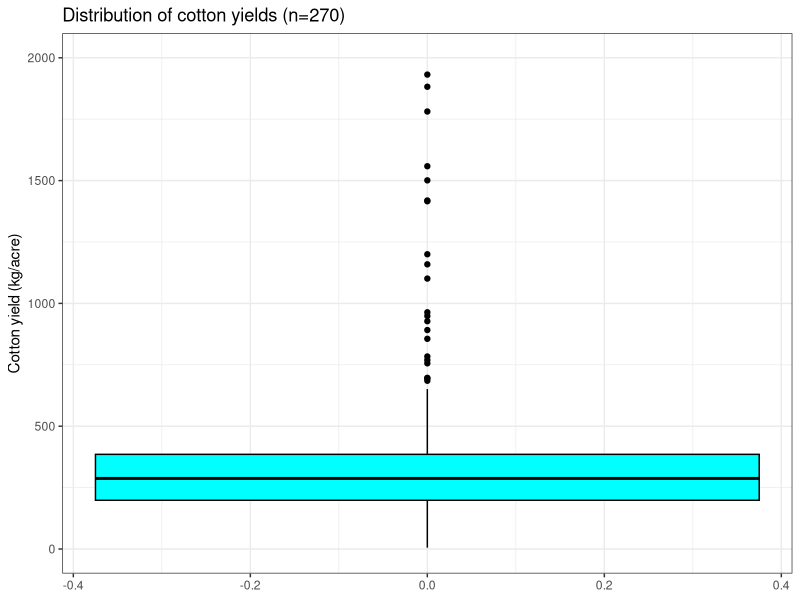
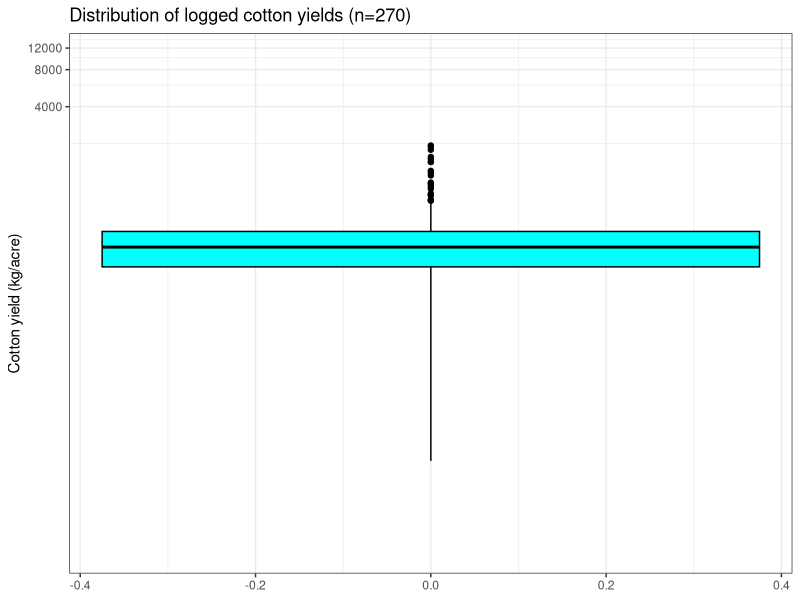
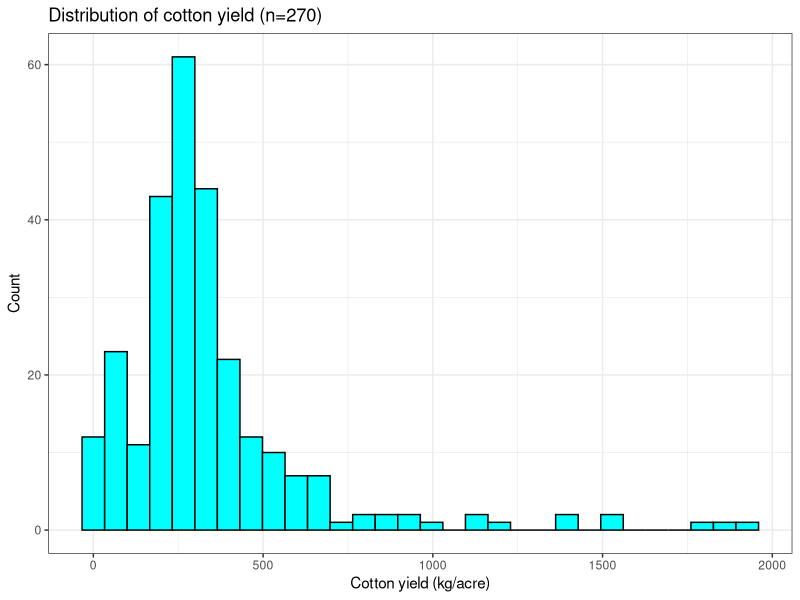
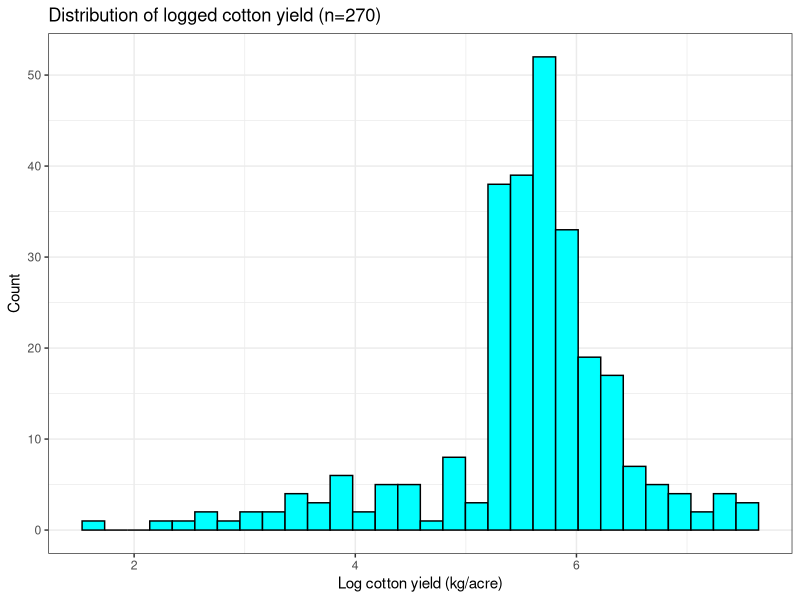
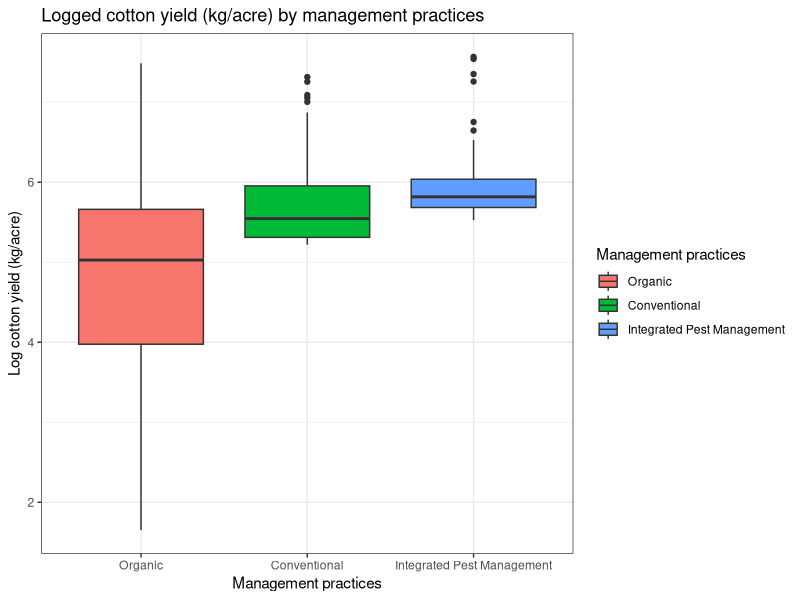
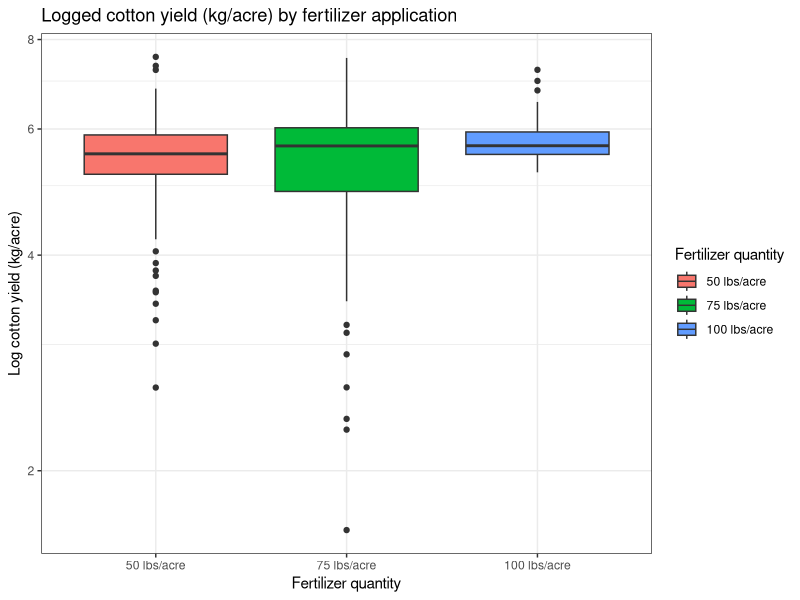
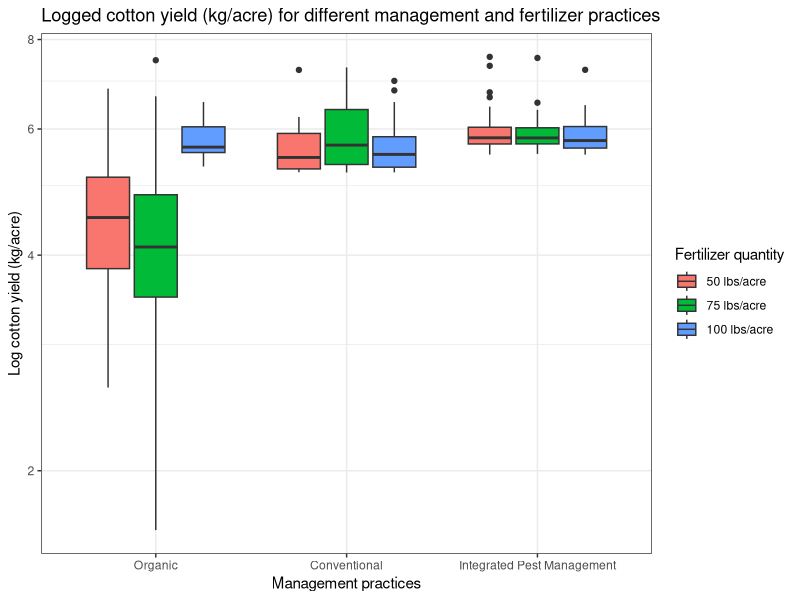

The R source for these figures, in order:
library(dplyr)
library(ggplot2)

#### Importing cotton data
cottondata<-read.csv("cotton2019.csv", header=TRUE)
table(cottondata$treatmentA)
table(cottondata$treatmentB)
colnames(cottondata)

#### Boxplot
ggplot(data = cottondata, aes(y = cottondata$cotton.kg)) +
  geom_boxplot(col="black", fill="cyan", alpha = 1) +
  labs(title="Distribution of cotton yields (n=270)", y = "Cotton yield (kg/acre)") +
  theme_bw() +
  ylim(c(0, 2000))

#### Boxplot for logged data

ggplot(data = cottondata, aes(y = cottondata$cotton.kg)) +
  geom_boxplot(col="black", fill="cyan", alpha = 1) +
  labs(title = "Distribution of logged cotton yields (n=270)", y = "Cotton yield (kg/acre)") +
  theme_bw() +
  coord_trans(y = "log10", limy = c(1, 10000))

#### Logged cotton yield looks better in terms of normality. Lets check using histogram

#### Histogram
ggplot(data=cottondata, aes(x=cottondata$cotton.kg)) +
  geom_histogram(col="black", fill="cyan", alpha = 1) +
  labs(title= "Distribution of cotton yield (n=270)", y = "Count", x = "Cotton yield (kg/acre)") + 
  theme_bw()

#### Histogram for logged data
cottondata$cotton.kg.log<-log(cottondata$cotton.kg)
ggplot(data = cottondata, aes(x = cottondata$cotton.kg.log)) +
  geom_histogram(col="black", fill="cyan", alpha = 1) +
  labs(title= "Distribution of logged cotton yield (n=270)", y = "Count", x = "Log cotton yield (kg/acre)") +
  theme_bw() 

#### Unlogged cotton yield is positively skewed while logged yield is closer to normal distribution
#### Conduting shapiro wilk test of normailty. Null hypothesis is that data are normally distributed. P-value of less than 0.05 means that we can reject null hypothesis

  shapiro.test(cottondata$cotton.kg.log)

### Our data is not normal because p-value is less than 0.05

####################################################################
####################################################################
####                                                            ####
####            One-way ANOVA on management practices           ####
####                                                            ####
####################################################################
####################################################################


#### Ho: No difference in cotton yield across management practices
#### Ha: Atleast 1 mean cotton yeild for a managment practice is different then that of the other

#### Making factor variables for management practices
cottondata$treatmentA<-as.factor(cottondata$treatmentA)

levels(cottondata$treatmentA)[levels(cottondata$treatmentA)==1] <-"Organic"
levels(cottondata$treatmentA)[levels(cottondata$treatmentA)==2] <-"Conventional"
levels(cottondata$treatmentA)[levels(cottondata$treatmentA)==3] <-"Integrated Pest Management"

#### Boxplot
ggplot(data = cottondata, aes(x = cottondata$treatmentA,
                                   y = cottondata$cotton.kg.log, fill=cottondata$treatmentA)) +
  geom_boxplot() + 
  theme_bw() +
  labs(title="Logged cotton yield (kg/acre) by management practices", x = "Management practices", y = "Log cotton yield (kg/acre)") + scale_fill_discrete(name="Management practices")
  coord_trans(y = "log10")

#### Conducting one way Anova test

management.one.way <- aov(data = cottondata, formula = cotton.kg.log ~ treatmentA)
summary(management.one.way)

#### F-value = 48.59
#### p-value = <2e-16
#### Since put p-value is less than 0.05, we reject null hypothesis. There is a difference of cotton yield among management practices

#### Checking for normality within each group

table(cottondata$treatmentA)

organic<-filter(cottondata, treatmentA=="Organic")
conventional<-filter(cottondata, treatmentA=="Conventional")
ipm<-filter(cottondata, treatmentA=="Integrated Pest Management")

shapiro.test(organic$cotton.kg.log)
shapiro.test(conventional$cotton.kg.log)
shapiro.test(ipm$cotton.kg.log)

#### Except the organic group, both groups are not normal

#### Test for equal variance
bartlett.test(cottondata$cotton.kg.log, cottondata$treatmentA)

#### Due to a very tiny p-value, we reject null hypothesis. The data does not have equal variance\

#### Because we do not meet the assumptions of equal variances among groups and normal distribution, we will conduct a non-parametric test
kruskal.test(cotton.kg.log ~ treatmentA, data=cottondata)
#### p-value is less than 0.05 which means that there is a significant difference in cotton yield of each mangement practice among each other

#### Conducting post-hoc test
TukeyHSD(management.one.way)
##### there is a significant difference of log cotton yield between organic and both
##### other orders, but no significant different between conventional and integrated pest management practices (p>0.05)

#### Backtransforming logged data
exp(0.8777198) #Conventional-Organic 
exp(1.0857604) #Integrated Pest Management-Organic 
exp(0.2080406) #Integrated Pest Management-Conventional


####################################################################
####################################################################
####                                                            ####
####            One-way ANOVA on fertilizer practices           ####
####                                                            ####
####################################################################
####################################################################

#### Ho: No difference in cotton yield across fertilizer quantity
#### Ha: Atleast 1 mean cotton yeild for a fertilizer quantity is different than that of the other

#### Making factor variables for management practices
cottondata$treatmentB<-as.factor(cottondata$treatmentB)


levels(cottondata$treatmentB)[levels(cottondata$treatmentB)==1] <-"50 lbs/acre"
levels(cottondata$treatmentB)[levels(cottondata$treatmentB)==2] <-"75 lbs/acre"
levels(cottondata$treatmentB)[levels(cottondata$treatmentB)==3] <-"100 lbs/acre"



#### Boxplot
ggplot(data = cottondata, aes(x = cottondata$treatmentB,
                              y = cottondata$cotton.kg.log, fill=cottondata$treatmentB)) +
  geom_boxplot() + 
  theme_bw() +
  labs(title="Logged cotton yield (kg/acre) by fertilizer application", x = "Fertilizer quantity", y = "Log cotton yield (kg/acre)") + scale_fill_discrete(name="Fertilizer quantity") +
  coord_trans(y = "log10")

#### Conducting one way Anova test

fertilizer.one.way <- aov(data = cottondata, formula = cotton.kg.log ~ treatmentB)
summary(fertilizer.one.way)

#### F-value = 5.982
#### p-value = 0.00287
#### Since put p-value is less than 0.05, we reject null hypothesis. There is a difference of cotton yield among fertilizer practices

#### Checking for normality within each group

table(cottondata$treatmentB)

f50<-filter(cottondata, treatmentB=="50 lbs/acre")
f75<-filter(cottondata, treatmentB=="75 lbs/acre")
f100<-filter(cottondata, treatmentB=="100 lbs/acre")

shapiro.test(f50$cotton.kg.log)
shapiro.test(f75$cotton.kg.log)
shapiro.test(f100$cotton.kg.log)


#### None of the groups are normal

#### Test for equal variance
bartlett.test(cottondata$cotton.kg.log, cottondata$treatmentB)

#### Due to a very tiny p-value, we reject null hypothesis. The data does not have equal variance

#### Because we do not meet the assumptions of equal variances among groups and normal distribution, we will conduct a non-parametric test
kruskal.test(cotton.kg.log ~ treatmentB, data=cottondata)
#### p-value is less than 0.05 which means that there is a significant difference in cotton yield of each mangement practice among each other


#### Conducting post-hoc test
TukeyHSD(fertilizer.one.way)
##### there is a significant difference of log cotton yield between organic and both
##### other orders, but no significant different between conventional and integrated pest management practices (p>0.05)

#### Backtransforming logged data
exp(-0.01487382) #75-50
exp(0.39249556) #100-50
exp(0.40736938) #100-75

####################################################################
####################################################################
####                                                            ####
####            Two-way ANOVA on fertilizer practices           ####
####                                                            ####
####################################################################
####################################################################

#### Displaying observations for each combination of variables
table(cottondata$treatmentA, cottondata$treatmentB)

#### plot to visualize:
ggplot(data = cottondata, 
       aes(x = cottondata$treatmentA, 
           y = cottondata$cotton.kg.log,
           fill = cottondata$treatmentB)) +
  geom_boxplot() +
  coord_trans(y = "log10") +
  theme_bw() +
  labs(title = "Logged cotton yield (kg/acre) for different management and fertilizer practices", x = "Management practices", y = "Log cotton yield (kg/acre)")+
  scale_fill_discrete(name = "Fertilizer quantity")

#### Performing two-way ANOVA
two.way <- aov(cottondata$cotton.kg.log ~ cottondata$treatmentA + cottondata$treatmentB)
summary(two.way)

#### Post-hoc
TukeyHSD(two.way)

#### Backtransforming to get the multiplicative factor
exp(0.8777198) # conven-org
exp(1.0857604) # ipm-org
exp(0.2080406) # ipm-conventional
exp(-0.01487382) # 75-50
exp(0.39249556) #100-50
exp(0.40736938) #100-75

#### Performing two-way to see the effect of interaction
two.way.interaction<-aov(data = cottondata, cotton.kg.log ~ treatmentA + treatmentB + treatmentA*treatmentB)
summary(two.way.interaction) 

#### Post hoc
TukeyHSD(two.way.interaction)

#### Backtransforming comparisons with significant differences
exp(1.0897) #conv50-org50.............2.97
exp(1.457)  #ipm50-org50..............4.29
exp(1.3855)  #conv75-org50............3.99
exp(1.4066)  #ipm75-org50.............4.08
exp(1.2511)  #org100-org50............3.49
exp(1.1192)  #conv100-org50...........3.06
exp(1.3543)  #ipm100-org50............3.87
exp(1.3795) #conv50-org75.............3.97
exp(1.747)  #ipm50-org75..............5.74
exp(1.675) #conv75-org75..............5.34
exp(1.696) #ipm75-org75...............5.45
exp(1.540) #org100-org75..............4.66
exp(1.408) #conv100-org75.............4.09
exp(1.644) #ipm100-org75..............5.18

#### Summary statistics overall
summary(cottondata$cotton.kg)
sd(cottondata$cotton.kg)
max(cottondata$cotton.kg)-min(cottondata$cotton.kg)
IQR(cottondata$cotton.kg)

#### Summary statistics for cotton yield of organic farming
summary(organic$cotton.kg)
sd(organic$cotton.kg)
max(organic$cotton.kg)-min(organic$cotton.kg)
IQR(organic$cotton.kg)

#### Summary statistics for cotton yield of conventional farming
summary(conventional$cotton.kg)
sd(conventional$cotton.kg)
max(conventional$cotton.kg)-min(conventional$cotton.kg)
IQR(conventional$cotton.kg)

#### Summary statistics for cotton yield of integrated pest management
summary(ipm$cotton.kg)
sd(ipm$cotton.kg)
max(ipm$cotton.kg)-min(ipm$cotton.kg)
IQR(ipm$cotton.kg)

#### Summary statistics for cotton yield of fertilizer application of 50lbs N/acre
summary(f50$cotton.kg)
sd(f50$cotton.kg)
max(f50$cotton.kg)-min(f50$cotton.kg)
IQR(f50$cotton.kg)

#### Summary statistics for cotton yield of fertilizer application of 75lbs N/acre
summary(f75$cotton.kg)
sd(f75$cotton.kg)
max(f75$cotton.kg)-min(f75$cotton.kg)
IQR(f75$cotton.kg)

#### Summary statistics for cotton yield of fertilizer application of 100lbs N/acre
summary(f100$cotton.kg)
sd(f100$cotton.kg)
max(f100$cotton.kg)-min(f100$cotton.kg)
IQR(f100$cotton.kg)

